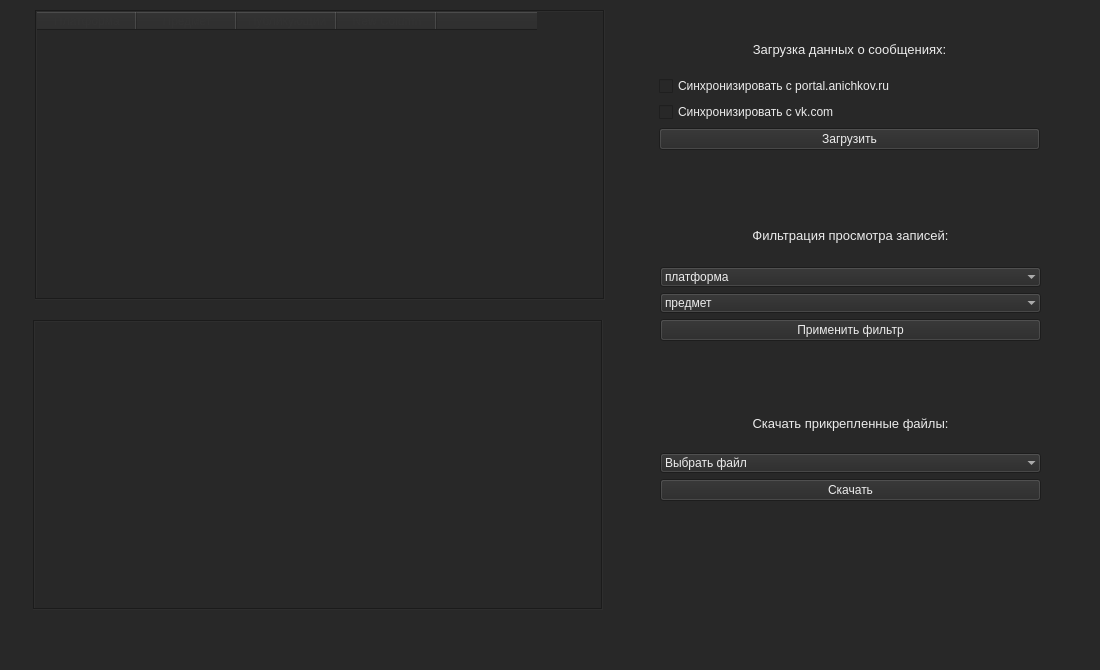
<?xml version="1.0" encoding="UTF-8"?>
<ui version="4.0">
 <class>MainWindow</class>
 <widget class="QMainWindow" name="MainWindow">
  <property name="geometry">
   <rect>
    <x>0</x>
    <y>0</y>
    <width>1100</width>
    <height>670</height>
   </rect>
  </property>
  <property name="minimumSize">
   <size>
    <width>1100</width>
    <height>670</height>
   </size>
  </property>
  <property name="font">
   <font>
    <family>Segoe UI</family>
    <pointsize>10</pointsize>
   </font>
  </property>
  <property name="windowTitle">
   <string>Парсер для Аничкова</string>
  </property>
  <property name="windowIcon">
   <iconset>
    <normaloff>../../../../Pictures/Разное/parser_icon.svg</normaloff>../../../../Pictures/Разное/parser_icon.svg</iconset>
  </property>
  <property name="styleSheet">
   <string notr="true">background-color: rgb(40, 40, 40);
selection-background-color: rgba(255, 170, 0, 250);
selection-color: rgba(50, 50, 50, 240);
color: rgba(240, 240, 240, 250);</string>
  </property>
  <widget class="QWidget" name="centralwidget">
   <widget class="QTableWidget" name="tableDBView">
    <property name="geometry">
     <rect>
      <x>35</x>
      <y>10</y>
      <width>570</width>
      <height>290</height>
     </rect>
    </property>
    <property name="minimumSize">
     <size>
      <width>570</width>
      <height>290</height>
     </size>
    </property>
    <property name="styleSheet">
     <string notr="true">selection-background-color: rgba(255, 170, 0, 250);
alternate-background-color: rgba(240, 240, 240, 250);
color: rgba(50, 50, 50, 250);</string>
    </property>
    <property name="frameShape">
     <enum>QFrame::Box</enum>
    </property>
    <property name="frameShadow">
     <enum>QFrame::Sunken</enum>
    </property>
    <property name="gridStyle">
     <enum>Qt::SolidLine</enum>
    </property>
    <column>
     <property name="text">
      <string>Платформа</string>
     </property>
    </column>
    <column>
     <property name="text">
      <string>Предмет</string>
     </property>
    </column>
    <column>
     <property name="text">
      <string>Публикующий</string>
     </property>
    </column>
    <column>
     <property name="text">
      <string>New Column</string>
     </property>
    </column>
    <column>
     <property name="text">
      <string/>
     </property>
    </column>
   </widget>
   <widget class="QPlainTextEdit" name="messageTextView">
    <property name="geometry">
     <rect>
      <x>33</x>
      <y>320</y>
      <width>570</width>
      <height>290</height>
     </rect>
    </property>
    <property name="minimumSize">
     <size>
      <width>570</width>
      <height>290</height>
     </size>
    </property>
    <property name="font">
     <font>
      <family>Segoe UI</family>
      <pointsize>9</pointsize>
     </font>
    </property>
    <property name="frameShape">
     <enum>QFrame::Box</enum>
    </property>
    <property name="readOnly">
     <bool>true</bool>
    </property>
   </widget>
   <widget class="QWidget" name="verticalLayoutWidget">
    <property name="geometry">
     <rect>
      <x>659</x>
      <y>29</y>
      <width>381</width>
      <height>121</height>
     </rect>
    </property>
    <layout class="QVBoxLayout" name="verticalLayout">
     <item>
      <widget class="QLabel" name="label">
       <property name="font">
        <font>
         <family>Segoe UI</family>
         <pointsize>10</pointsize>
        </font>
       </property>
       <property name="text">
        <string>Загрузка данных о сообщениях:</string>
       </property>
       <property name="alignment">
        <set>Qt::AlignCenter</set>
       </property>
      </widget>
     </item>
     <item>
      <widget class="QCheckBox" name="sincPortal">
       <property name="text">
        <string>Синхронизировать с portal.anichkov.ru</string>
       </property>
      </widget>
     </item>
     <item>
      <widget class="QCheckBox" name="sincVk">
       <property name="text">
        <string>Синхронизировать с vk.com</string>
       </property>
      </widget>
     </item>
     <item>
      <widget class="QPushButton" name="loadDataBtn">
       <property name="text">
        <string>Загрузить</string>
       </property>
      </widget>
     </item>
    </layout>
   </widget>
   <widget class="QWidget" name="verticalLayoutWidget_2">
    <property name="geometry">
     <rect>
      <x>660</x>
      <y>400</y>
      <width>381</width>
      <height>101</height>
     </rect>
    </property>
    <layout class="QVBoxLayout" name="verticalLayout_2">
     <item>
      <widget class="QLabel" name="label_2">
       <property name="font">
        <font>
         <family>Segoe UI</family>
         <pointsize>10</pointsize>
        </font>
       </property>
       <property name="text">
        <string>Скачать прикрепленные файлы:</string>
       </property>
       <property name="alignment">
        <set>Qt::AlignCenter</set>
       </property>
      </widget>
     </item>
     <item>
      <widget class="QComboBox" name="selectAttach">
       <property name="frame">
        <bool>false</bool>
       </property>
       <item>
        <property name="text">
         <string>Выбрать файл</string>
        </property>
       </item>
      </widget>
     </item>
     <item>
      <widget class="QPushButton" name="loadAttachBtn">
       <property name="text">
        <string>Скачать</string>
       </property>
      </widget>
     </item>
    </layout>
   </widget>
   <widget class="QWidget" name="verticalLayoutWidget_3">
    <property name="geometry">
     <rect>
      <x>660</x>
      <y>210</y>
      <width>381</width>
      <height>131</height>
     </rect>
    </property>
    <layout class="QVBoxLayout" name="verticalLayout_3">
     <item>
      <widget class="QLabel" name="label_3">
       <property name="font">
        <font>
         <family>Segoe UI</family>
         <pointsize>10</pointsize>
        </font>
       </property>
       <property name="text">
        <string>Фильтрация просмотра записей:</string>
       </property>
       <property name="alignment">
        <set>Qt::AlignCenter</set>
       </property>
      </widget>
     </item>
     <item>
      <widget class="QComboBox" name="platformFilter">
       <property name="frame">
        <bool>false</bool>
       </property>
       <item>
        <property name="text">
         <string>платформа</string>
        </property>
       </item>
       <item>
        <property name="text">
         <string>portal.anichkov.ru</string>
        </property>
       </item>
       <item>
        <property name="text">
         <string>vk.com</string>
        </property>
       </item>
      </widget>
     </item>
     <item>
      <widget class="QComboBox" name="subjectFilter">
       <property name="frame">
        <bool>false</bool>
       </property>
       <item>
        <property name="text">
         <string>предмет</string>
        </property>
       </item>
      </widget>
     </item>
     <item>
      <widget class="QPushButton" name="filterBtn">
       <property name="enabled">
        <bool>true</bool>
       </property>
       <property name="text">
        <string>Применить фильтр</string>
       </property>
       <property name="autoDefault">
        <bool>false</bool>
       </property>
      </widget>
     </item>
    </layout>
   </widget>
  </widget>
  <widget class="QMenuBar" name="menubar">
   <property name="geometry">
    <rect>
     <x>0</x>
     <y>0</y>
     <width>1100</width>
     <height>21</height>
    </rect>
   </property>
  </widget>
  <widget class="QStatusBar" name="statusbar"/>
 </widget>
 <resources/>
 <connections/>
</ui>
